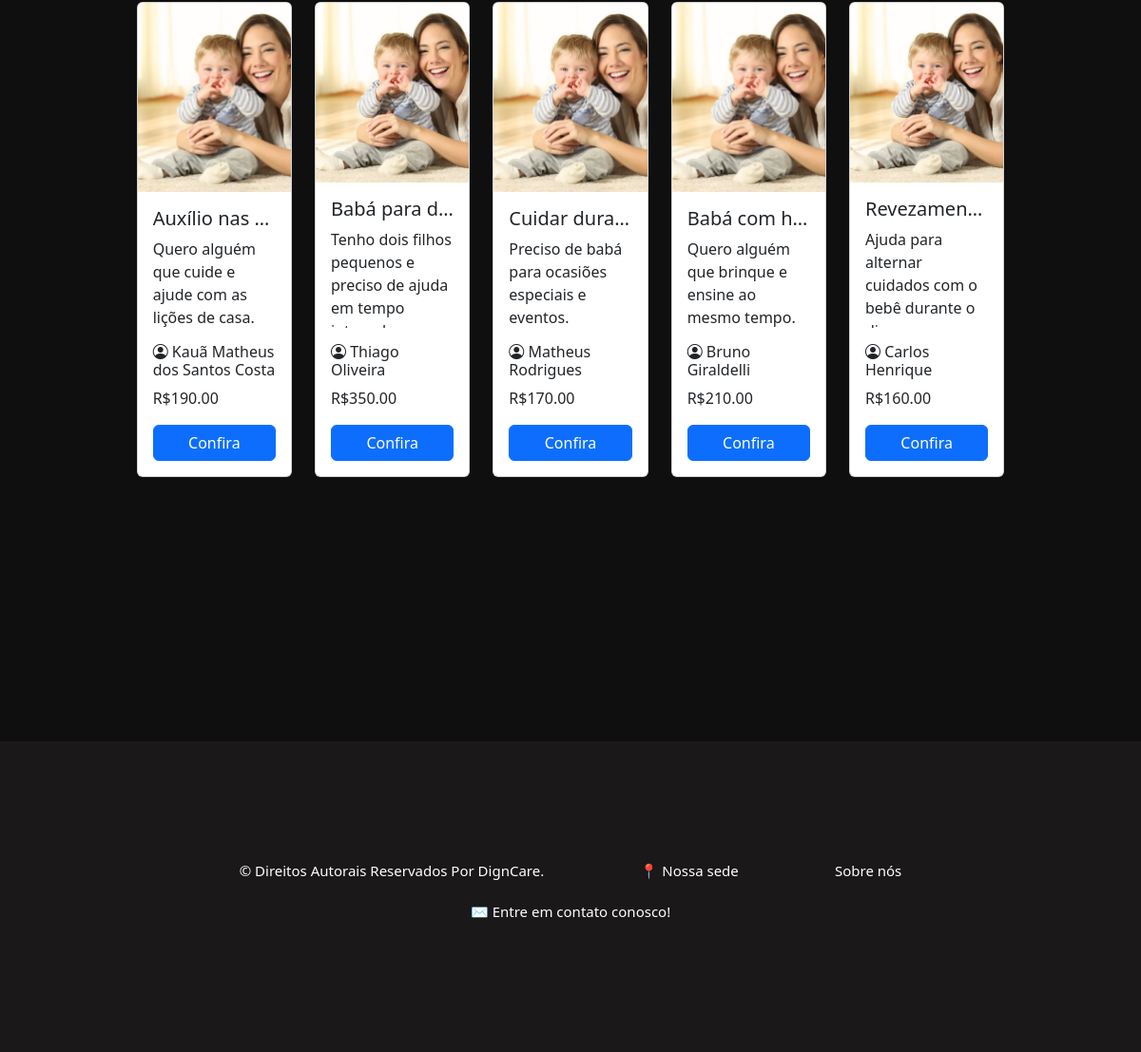
/html/servicos_abertos.php?filtro=2 (signed in, lower part), run on an earlier commit of the app's database.
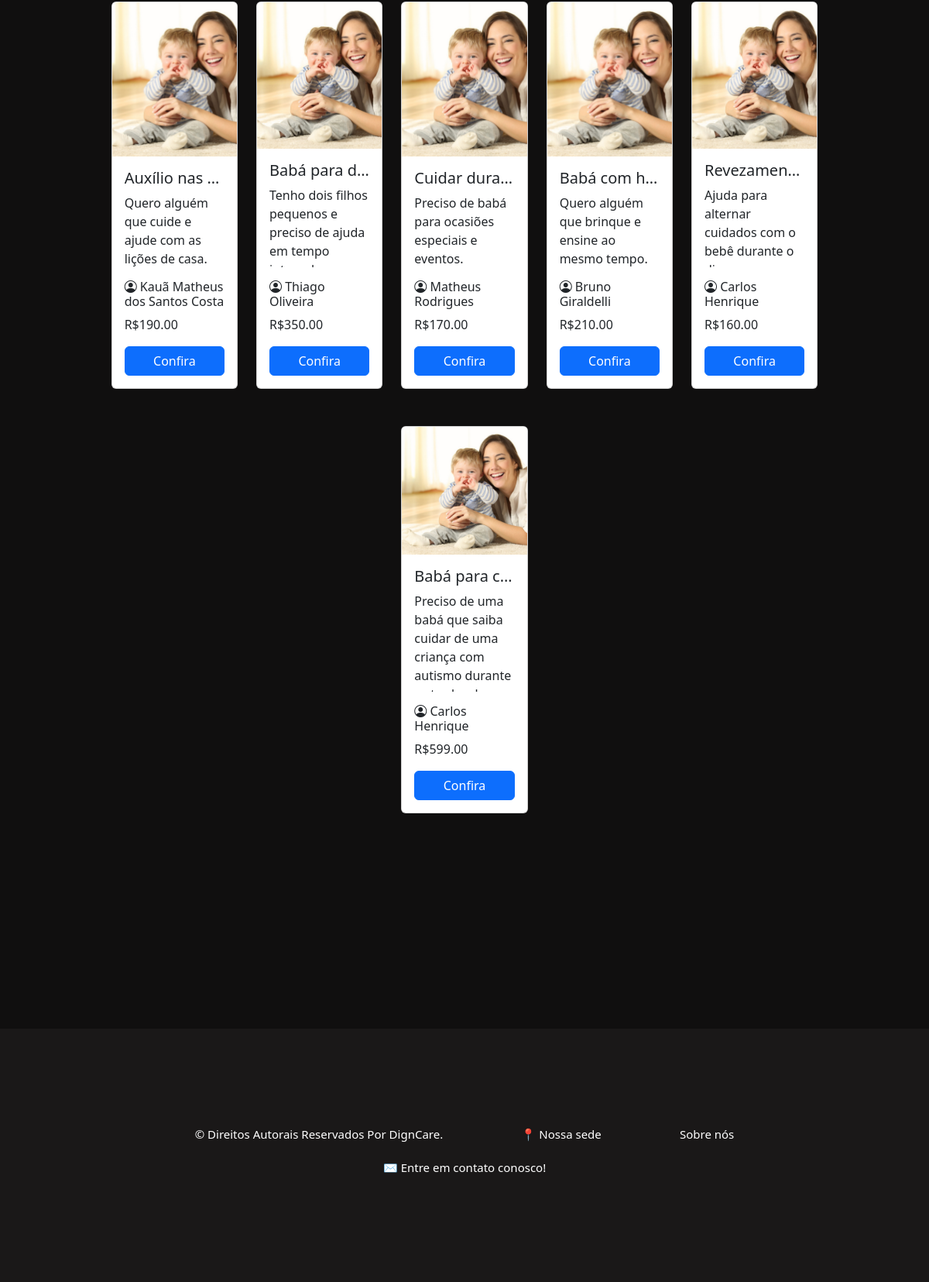
And on a later commit of the database.
### tables this page shows
CREATE TABLE `servico` (
  `servico_id` int NOT NULL AUTO_INCREMENT,
  `user_id_contratante` int NOT NULL,
  `user_id_contratado` int DEFAULT NULL,
  `local_id` int DEFAULT NULL,
  `tipoServico_id` int NOT NULL,
  `servico_data_criado` date DEFAULT NULL,
  `servico_data_realizado` date DEFAULT NULL,
  `avaliacao_id` int DEFAULT NULL,
  `servico_titulo` varchar(45) NOT NULL,
  `servico_descricao` varchar(250) DEFAULT NULL,
  `servico_valor` decimal(10,2) NOT NULL,
  `servico_status` varchar(45) DEFAULT NULL,
  PRIMARY KEY (`servico_id`),
  KEY `user_id_contratante_idx` (`user_id_contratante`),
  KEY `user_id_contratado_idx` (`user_id_contratado`),
  KEY `local_id_idx` (`local_id`),
  KEY `tipoServico_id_idx` (`tipoServico_id`),
  KEY `avaliacao_id_idx` (`avaliacao_id`),
  CONSTRAINT `fk_avaliacao_id` FOREIGN KEY (`avaliacao_id`) REFERENCES `avaliacao` (`avaliacao_id`)
);

CREATE TABLE `usuario` (
  `usr_id` int NOT NULL AUTO_INCREMENT,
  `usr_nome` varchar(50) NOT NULL,
  `usr_cpf` varchar(45) NOT NULL,
  `usr_idade` int DEFAULT NULL,
  `usr_tipo` varchar(45) DEFAULT NULL,
  `usr_email` varchar(45) NOT NULL,
  `usr_senha` varchar(100) NOT NULL,
  `tipoServico_id` int DEFAULT NULL,
  `avaliacao_id` int DEFAULT NULL,
  `usr_descricao` varchar(250) DEFAULT NULL,
  PRIMARY KEY (`usr_id`),
  UNIQUE KEY `usr_cpf_UNIQUE` (`usr_cpf`),
  UNIQUE KEY `usr_email_UNIQUE` (`usr_email`),
  KEY `tipoServico_id_idx` (`tipoServico_id`),
  KEY `avaliacao_id_idx` (`avaliacao_id`),
  CONSTRAINT `avaliacao_id` FOREIGN KEY (`avaliacao_id`) REFERENCES `avaliacao` (`avaliacao_id`),
  CONSTRAINT `tipoServico_id` FOREIGN KEY (`tipoServico_id`) REFERENCES `tiposervico` (`tipoServico_id`)
);

### html/servicos_abertos.php (the view, shortened to what this page needs)
<!DOCTYPE html>
<html lang="pt-br">
<head>
    <link rel="stylesheet" href="/CSS/serviços_abertos.css">
    <link href="https://cdn.jsdelivr.net/npm/bootstrap@5.3.6/dist/css/bootstrap.min.css" rel="stylesheet"
>
    <link rel="stylesheet" href="https://cdn.jsdelivr.net/npm/bootstrap-icons@1.10.5/font/bootstrap-icons.css">
</head>
<body class="fundo">
    <section style="margin: 50px;">
    <?php
    require_once '../php/conecta_bd.php';
    $filtro = isset($_GET['filtro']) ? intval($_GET['filtro']) : 0;
    try {
        if ($filtro === 0) {
            echo '<p class="textcolor">Nenhum serviço encontrado para esse filtro.</p>';
        } else {
            $sql = "SELECT s.*, u.usr_nome
                    FROM servico s
                    JOIN usuario u ON s.user_id_contratante = u.usr_id
                    WHERE s.tipoServico_id = :filtro AND s.user_id_contratado IS NULL";
            $stmt = $pdo->prepare($sql);
            $stmt->execute(['filtro' => $filtro]);
            $servicos = $stmt->fetchAll(PDO::FETCH_ASSOC);
            if (count($servicos) > 0) {
                $imagens = [
                    1 => '../img/jardinagem.png',
                    2 => '../img/baba.png',
                    3 => '../img/Limpeza.png',
                    4 => '../img/cozinheiro.png',
                    5 => '../img/cuidadora.png',
                    6 => '../img/manutencao.png',
                    7 => '../img/pets.png',
                    8 => '../img/tutora.png'
                ];
                echo '<div class="row g-4 mb-5 justify-content-center">';
                $contador = 0;
                foreach ($servicos as $servico) {
                    $imagemServico = $imagens[$servico['tipoServico_id']] ?? 'default.jpg';
                    echo '
                        <div class="col-md-2">
                            <div class="card h-100" style="height: 100%; max-height: 500px; min-height: 500px; display: flex; flex-direction: column;">
                                <img id="imagemCategoria" src="' . $imagemServico . '" alt="Imagem da Categoria" class="card-img-top" style="height: 200px; object-fit: cover;">
                                <div class="card-body d-flex flex-column" style="overflow: hidden;">
                                    <h5 class="card-title text-truncate" title="' . htmlspecialchars($servico["servico_titulo"]) . '">
                                        ' . htmlspecialchars($servico["servico_titulo"]) . '
                                    </h5>
                                    <p class="card-text" style="flex: 1; overflow: hidden; text-overflow: ellipsis;">
                                        ' . htmlspecialchars($servico["servico_descricao"]) . '
                                    </p>
                                    <h6><i class="bi bi-person-circle"></i> ' . htmlspecialchars($servico["usr_nome"]) . '</h6>
                                    <p>R$' . htmlspecialchars($servico["servico_valor"]) . '</p>
                                    <a href="/php/aceitar_servico.php?servico_id=' . $servico["servico_id"] . '" class="btn btn-primary mt-auto">Confira</a>
                                </div>
                            </div>
                        </div>
                    ';
                    $contador++;
                    if ($contador % 5 === 0 && $contador < count($servicos)) {
                        echo '</div><div class="row g-4 mb-5 justify-content-center">';
                    }
                }
                echo '</div>';
            } else {
                echo '<p class="textcolor">Nenhum serviço encontrado para esse filtro.</p>';
            }
        }
    } catch (PDOException $e) {
        echo "Erro ao buscar serviços: " . $e->getMessage();
    }
    ?>
</section>
    <footer class="texto">
        <p class="mexe">&copy; Direitos Autorais Reservados Por DignCare.</p>
        <p ><a class="mexe" href="https://maps.app.goo.gl/9GVxGAeCZJMZK6yYA" target="_blank">📍 Nossa sede</a></p>
        <p ><a class="mexe" href="/html/sobre.php">Sobre nós</a></p>
        <p ><a class="mexe" href="mailto:digncare@gmail.com">✉ Entre em contato conosco!</a></p>
    </footer>
</body>
</html>

### CSS/serviços_abertos.css (style rules this page uses)
body { opacity: 0; transition: opacity 0.5s ease-in; }
body.loaded { opacity: 1; }
.fundo { background-color: rgba(16, 15, 15, 1) !important; }
.mexe { transition: transform 0.3s ease; }
footer { margin-top: 15%; padding: 10%; background-color: rgb(26, 24, 24) ; text-align: center; }
footer > a, a:link, a:visited, a:active { text-decoration: none; color: white; }
.texto { color: white !important; font-size: 20px !important; }

### CSS/corpo_padrao.css (style rules this page uses)
html, body { height: 100%; margin: 0; padding: 0; display: flex; flex-direction: column; }
body { opacity: 0; transition: opacity 0.5s ease-in; }
body.loaded { opacity: 1; }
.fundo { background-color: rgba(16, 15, 15, 1) !important; }

### CSS/footer.css (style rules this page uses)
footer { margin-top: 10%; padding: 1%; background-color: rgb(26, 24, 24) ; text-align: center; }
footer>p { padding-inline: 5%; display: inline-flex; font-size: 15px !important; }
footer > a, a:link, a:visited, a:active { text-decoration: none; color: white; }
.texto { color: white !important; font-size: 20px !important; }

What changed in the data, as far as the page shows it:
added servico: servico_titulo "Babá para c…", servico_descricao "Preciso de uma babá que saiba cuidar de uma criança com autismo durante…", usuario.usr_nome "Carlos Henrique", servico_valor "599.00"
